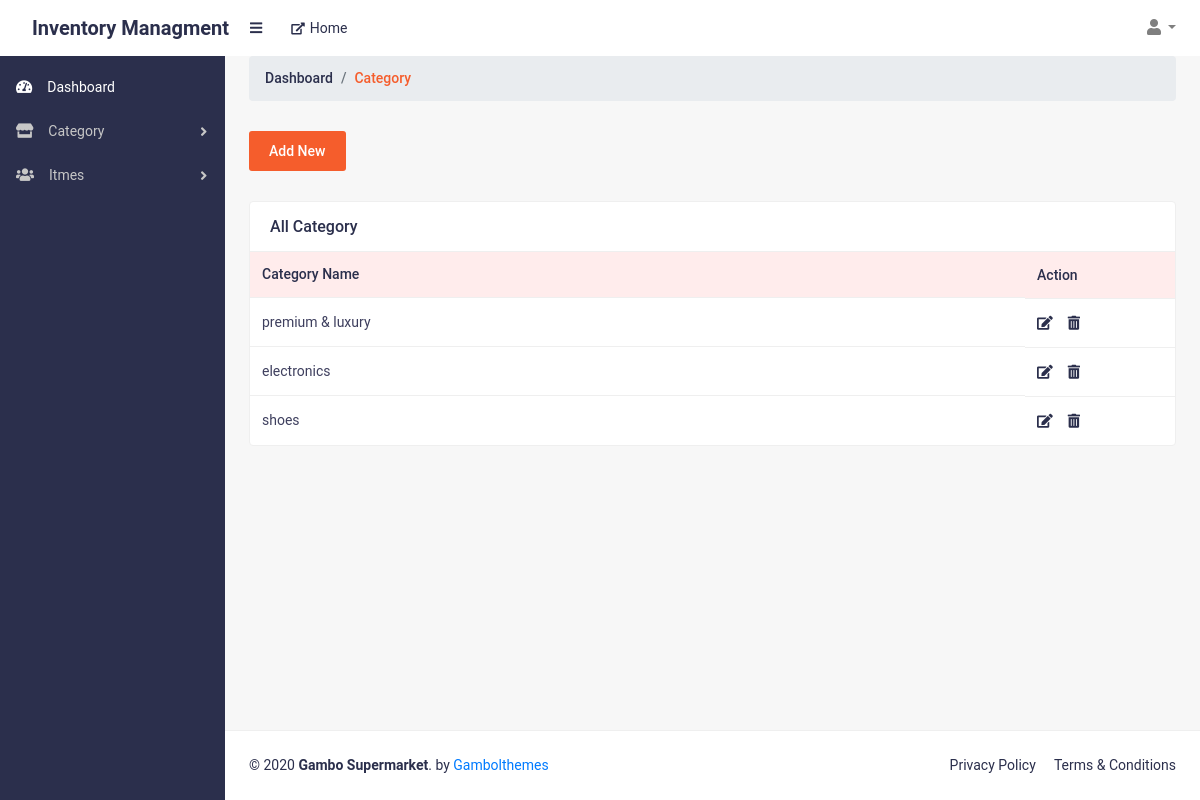
The app's page /allCategory (signed in), older data.
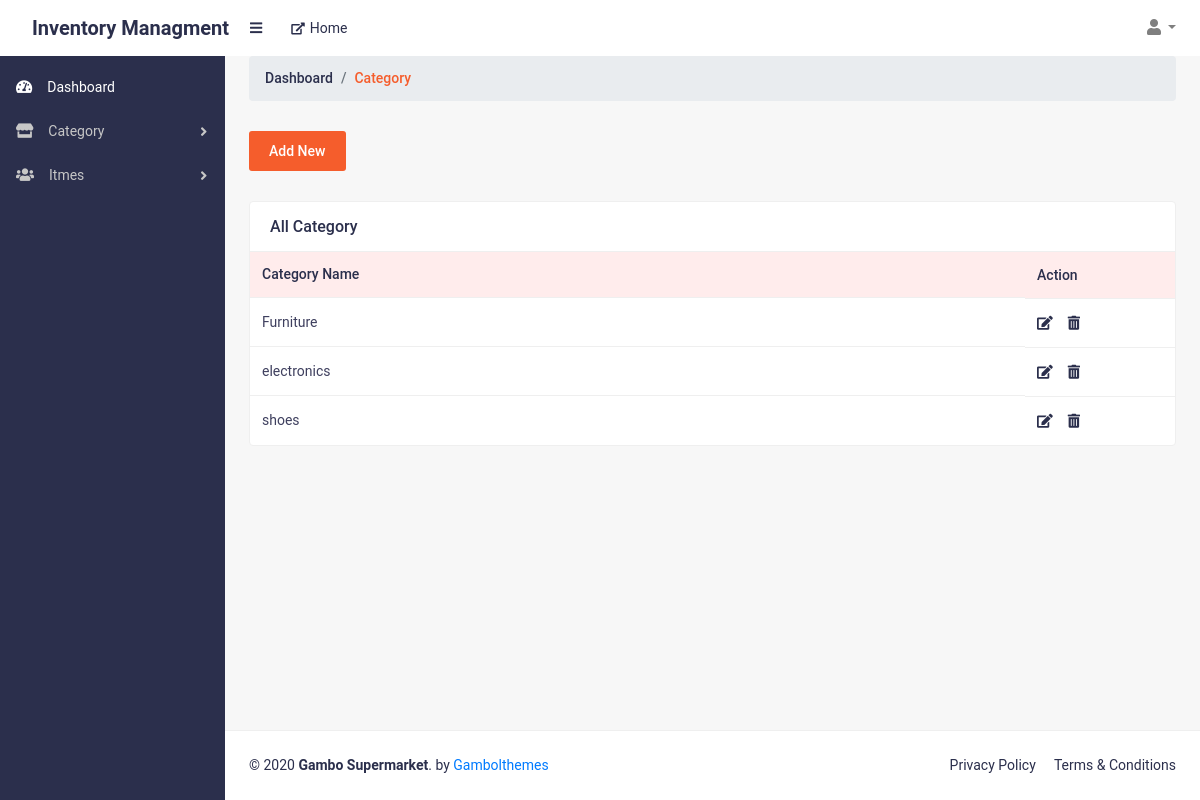
The same page, newer data.
### web/models.py (models this page shows, shortened)
class Category(models.Model):
    Category_Id = models.AutoField(primary_key=True)
    Category_name  = models.CharField(max_length=200, default="",unique=True)
    Super_Admin_Id=models.ForeignKey(Super_AdminAccount , on_delete=models.SET_NULL,blank=True,null=True)

### web/views.py (the view)
# urls.py: path('allCategory',allCategory.as_view(),name="allCategory"),
class allCategory(View):
    def get(self,request):
        try:
            sessionhandle = checkAdminSession(self,request)
            if sessionhandle:
                data = Category.objects.all()
                return render(request,'superadmin/category.html',{'data':data})
            return redirect('superadminlogin')
        except:
            return redirect('superadminlogin')

### web/views.py (called while the page is built)
def checkAdminSession(self,request):
    if request.session.has_key('adminid'):
        return True
    else:
        return False

### templates/superadmin/category.html
{% extends 'superadmin/base.html' %}
{% load static %}
{% block body %}
<main>
    <div class="container-fluid">
        <ol class="breadcrumb mb-30">
            <li class="breadcrumb-item"><a href="#">Dashboard</a></li>
            <li class="breadcrumb-item active">Category </li>
        </ol>
        <div class="row justify-content-between">
            <div class="col-lg-12">
                <a href="/addCategory" class="add-btn hover-btn">Add New</a>
            </div>
            <div class="col-lg-12 col-md-12">
                <div class="card card-static-2 mt-30 mb-30">
                    <div class="card-title-2">
                        <h4>All Category</h4>
                    </div>
                    <div class="card-body-table">
                        <div class="table-responsive">
                            <table class="table ucp-table table-hover">
                                <thead>
                                    <tr>
                                        <th>Category Name</th>
                                        <th style="width: 150px;">Action</th>
                                    </tr>
                                </thead>
                                <tbody>
                                {% for i in data  %}
                                    <tr>
                                        <td>{{i.Category_name}}</td>
                                        <td class="action-btns">
                                            <a href="/editCategory/{{i.Category_Id}}" class="edit-btn"><i class="fas fa-edit"></i></a>
                                            <a href="/deleteCategory/{{i.Category_Id}}" class="delete-btn"
                                                title="Edit"><i class="fas fa-trash-alt"></i></a>
                                        </td>
                                    </tr>
                                {% endfor %}
                                </tbody>
                            </table>
                        </div>
                    </div>
                </div>
            </div>
        </div>
    </div>
</main>
{% endblock body %}

Row changes from the older to the newer data that the page shows:
changed Category: Category_name "premium & luxury" → "Furniture"
